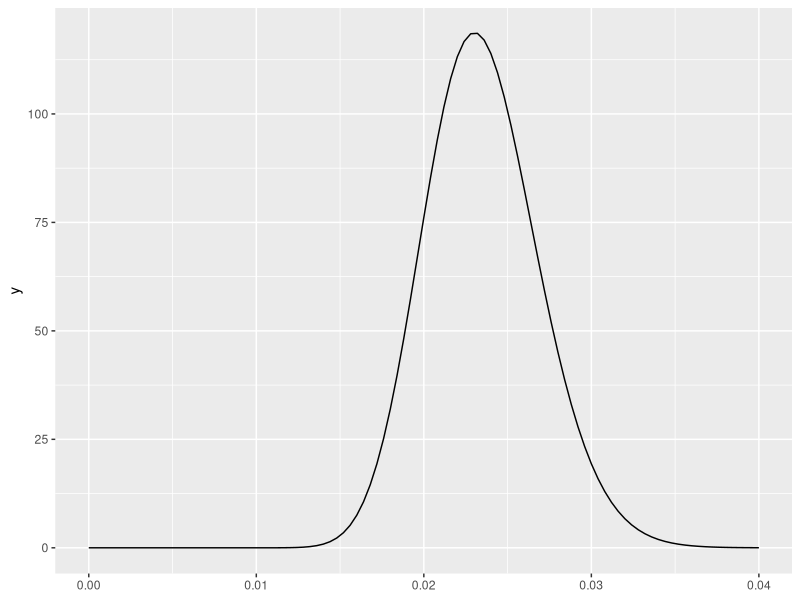
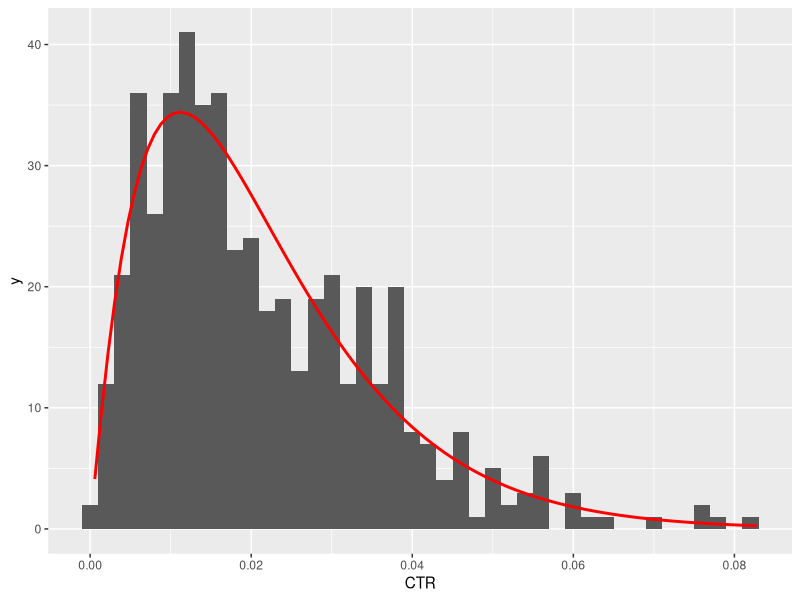
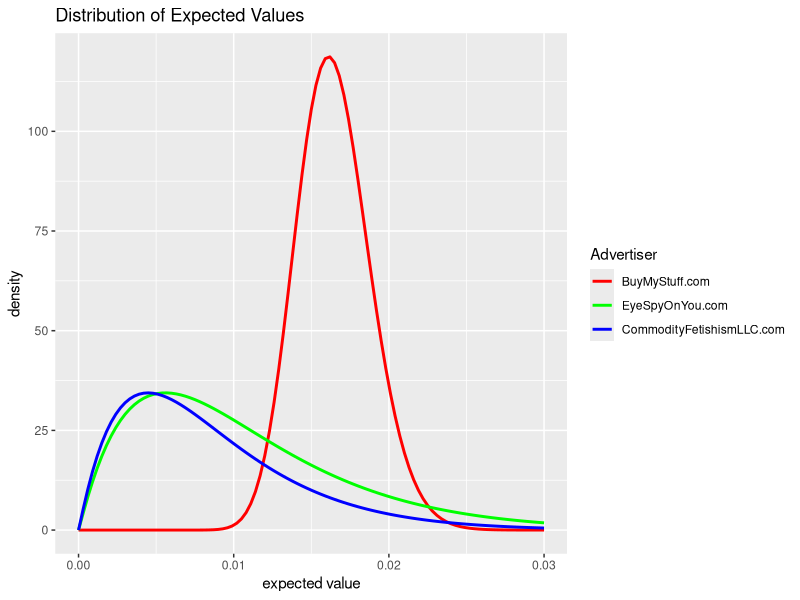
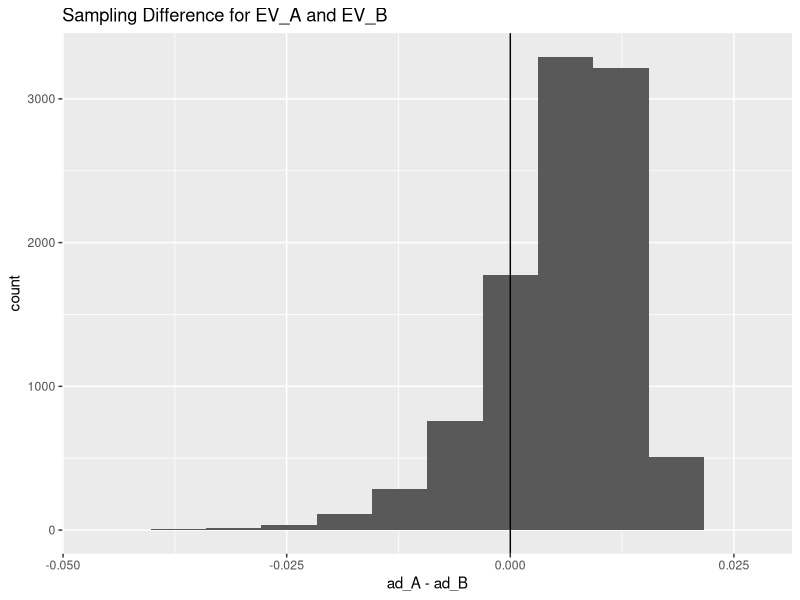
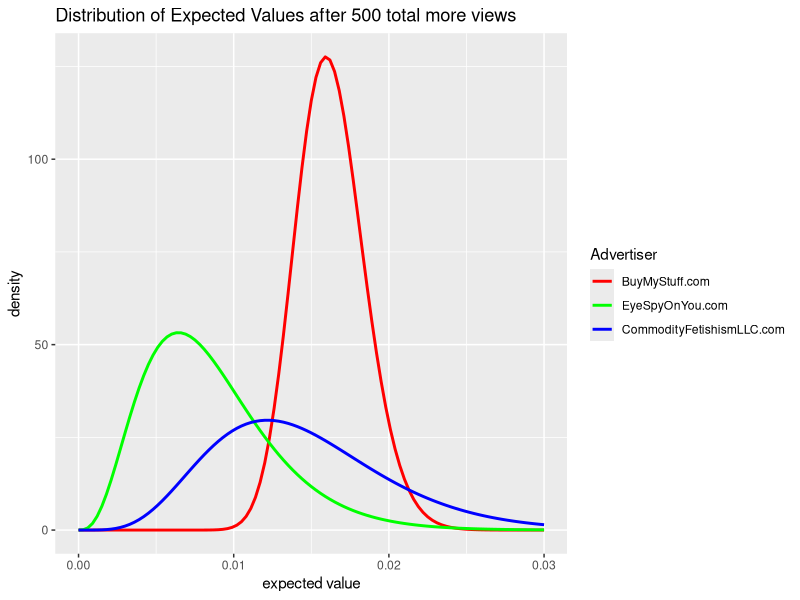
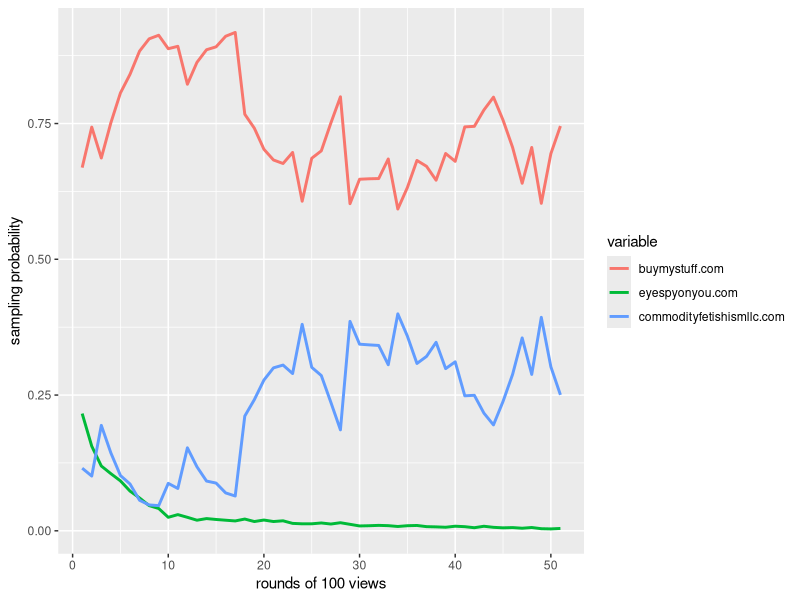
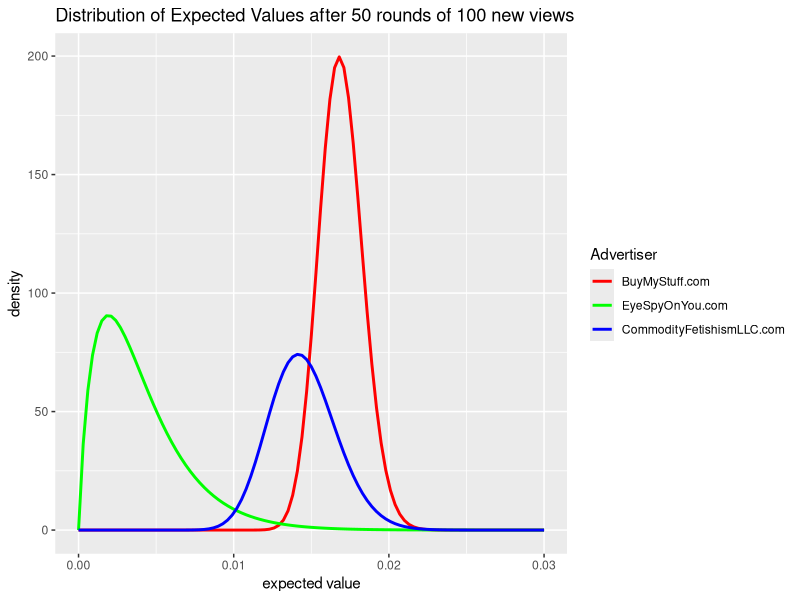

These figures' R source, in order:
## ---- chunk 1
knitr::opts_chunk$set(echo = TRUE)
## ---- chunk 2
set.seed(80085)
ad_info <- data.frame("advertiser" = factor(c("buymystuff.com", "eyespyonyou.com",
                                              "commodityfetishismllc.com"),
                                            levels = c("buymystuff.com", "eyespyonyou.com",
                                                       "commodityfetishismllc.com")),
                      "bid" = c(0.7, 0.5, 0.4), "views" = c(2000, 0,0), 
                      "clicks" = c(47,0,0), "ctr" = c(0.025, 0.012, 0.045))
library(knitr)
kable(ad_info)
## ---- chunk 3
library(ggplot2)
ggplot() + stat_function(fun = function(x) dbeta(x, 47,1953), color="black") + 
  xlim(0, 0.04)
## ---- chunk 4
past_ctrs <- rbeta(500, 2, 98, ncp = 0)

prior_est <- MASS::fitdistr(past_ctrs, dbeta,
#choosing these shape parameters because our mean(past_ctrs) is about 0.02                    
                            start = list(shape1 = 2, 
                                         shape2 = 98))
alpha_prior <- prior_est$estimate[1]
beta_prior <- prior_est$estimate[2]

ggplot() + geom_histogram(aes(past_ctrs), binwidth = .002) + 
  stat_function(fun = function(x) dbeta(x, alpha_prior, beta_prior), 
                color = "red",size = 1) + 
  xlab("CTR")
## ---- chunk 5
ggplot() + stat_function(fun = function(x) dbeta(x/ad_info$bid[1], ad_info$clicks[1],
                                                 (ad_info$views[1]-ad_info$clicks[1])),
                         size=1, aes(color = "BuyMyStuff.com")) + 
  stat_function(fun = function(x) dbeta(x/ad_info$bid[2], alpha_prior,
                                        beta_prior), size=1, aes(color = "EyeSpyOnYou.com") ) +
  stat_function(fun = function(x) dbeta(x/ad_info$bid[3], alpha_prior,
                                        beta_prior), size=1, aes(color = "CommodityFetishismLLC.com")) + 
  xlim(0,0.03) + ggtitle("Distribution of Expected Values") + 
  xlab('expected value') + ylab('density') +
  scale_color_manual(name = "Advertiser",
                        breaks = c("BuyMyStuff.com", "EyeSpyOnYou.com", 
                                   "CommodityFetishismLLC.com"),
                        values = c("BuyMyStuff.com" = "red", "EyeSpyOnYou.com" = "green", 
                                   "CommodityFetishismLLC.com" = "blue") )
## ---- chunk 6
#number of samples we want
N <- 10000
#BuyMyStuff.com
ad_A <- ad_info$bid[1]*rbeta(N,
                             ad_info$clicks[1] + alpha_prior,
                             (ad_info$views[1]-ad_info$clicks[1]) +
                             beta_prior)

#EyeSpyOnYou.com
ad_B <- ad_info$bid[2]*rbeta(N, 
                             ad_info$clicks[2] + alpha_prior,
                             (ad_info$views[2]-ad_info$clicks[2]) + 
                             beta_prior)

#CommodityFetishismLLC.com
ad_C <- ad_info$bid[3]*rbeta(N, 
                             ad_info$clicks[3] + alpha_prior,
                             (ad_info$views[3]-ad_info$clicks[3]) +
                             beta_prior)
## ---- chunk 7
ggplot() + geom_histogram(aes(ad_A-ad_B), bins = 12) + 
  geom_vline(xintercept = 0) + 
  ggtitle("Sampling Difference for EV_A and EV_B")
## ---- chunk 8
ad_info$p_gt_A <- c(0.5, sum(ad_A < ad_B)/N, sum(ad_A < ad_C)/N)
## ---- chunk 9
ad_info$weighted_p_gt_A <- ad_info$p_gt_A/(sum(ad_info$p_gt_A))
## ---- chunk 10
library(dplyr)
winners_df <- sample(ad_info$advertiser,
                     prob = ad_info$weighted_p_gt_A,
                     replace = TRUE,
                     size=500) %>%  
  table() %>%  
  as.data.frame()

ad_info$new_views <- winners_df$Freq
ad_info$new_clicks <- rbinom(c(1,1,1),ad_info$new_views,ad_info$ctr)
## ---- chunk 11
kable(ad_info[,c(1,2,3,4,8,9)])
## ---- chunk 12
ggplot() + 
  stat_function(fun = function(x) dbeta(x/ad_info$bid[1], ad_info$clicks[1] + ad_info$new_clicks[1],
                                        (ad_info$views[1]-ad_info$clicks[1]) +
                                          (ad_info$new_views[1]-ad_info$new_clicks[1])),
                size=1, aes(color = "BuyMyStuff.com")) + 
  
  stat_function(fun = function(x) dbeta(x/ad_info$bid[2], alpha_prior + ad_info$new_clicks[2],
                                        beta_prior + (ad_info$new_views[2]-ad_info$new_clicks[2])),
                size=1, aes(color = "EyeSpyOnYou.com")) + 
  
  stat_function(fun = function(x) dbeta(x/ad_info$bid[3], alpha_prior + ad_info$new_clicks[3],
                                        beta_prior + (ad_info$new_views[3]-ad_info$new_clicks[3])),
                size=1, aes(color = "CommodityFetishismLLC.com")) +
  xlim(0,0.03) + 
  
  ggtitle("Distribution of Expected Values after 500 total more views") +
  xlab('expected value') + ylab('density') +
  scale_color_manual(name = "Advertiser",
                        breaks = c("BuyMyStuff.com", "EyeSpyOnYou.com", 
                                   "CommodityFetishismLLC.com"),
                        values = c("BuyMyStuff.com" = "red", "EyeSpyOnYou.com" = "green", 
                                   "CommodityFetishismLLC.com" = "blue") )

## ---- chunk 13
#number of samples we want
N <- 10000
#BuyMyStuff.com
ad_A <- ad_info$bid[1]*rbeta(N,
                             ad_info$clicks[1] + ad_info$new_clicks[1] + alpha_prior,
                             (ad_info$views[1]-ad_info$clicks[1]) + (ad_info$new_views[1]-ad_info$new_clicks[1]) +
                             beta_prior)

#EyeSpyOnYou.com
ad_B <- ad_info$bid[2]*rbeta(N, 
                             ad_info$clicks[2] + ad_info$new_clicks[2] + alpha_prior,
                             (ad_info$views[2]-ad_info$clicks[2]) + (ad_info$new_views[2]-ad_info$new_clicks[2]) +
                             beta_prior)

#CommodityFetishismLLC.com
ad_C <- ad_info$bid[3]*rbeta(N, 
                             ad_info$clicks[3] + ad_info$new_clicks[3] + alpha_prior,
                             (ad_info$views[3]-ad_info$clicks[3]) + (ad_info$new_views[3]-ad_info$new_clicks[3]) +
                             beta_prior)

ad_info$p_gt_A <- c(0.5, sum(ad_A < ad_B)/N, sum(ad_A < ad_C)/N)
ad_info$weighted_p_gt_A <- ad_info$p_gt_A/(sum(ad_info$p_gt_A))

kable(ad_info[,c(1,6,7)])
## ---- chunk 14
library(reshape2)
# Set up initial info

## Set data for advertisers

ad_info <- data.frame("advertiser" = factor(c("buymystuff.com", "eyespyonyou.com",
                                              "commodityfetishismllc.com"),
                                            levels = c("buymystuff.com", "eyespyonyou.com",
                                                       "commodityfetishismllc.com")),
                      "bid" = c(0.7, 0.5, 0.4), "views" = c(2000, 0,0), 
                      "clicks" = c(47,0,0), "ctr" = c(0.025, 0.012, 0.045))

## Set data for previous campaigns

past_ctrs <- rbeta(500, 2, 98, ncp = 0)

## Fit data from previous campaigns to beta distr

prior_est <- MASS::fitdistr(past_ctrs, dbeta, start = list(shape1 = 2, shape2 = 98))
alpha_prior <- prior_est$estimate[1]
beta_prior <- prior_est$estimate[2]

## Set posteriors

alpha_post <- c(1,1,1)*alpha_prior + ad_info$clicks
beta_post <- c(1,1,1)*beta_prior + (ad_info$views - ad_info$clicks)

## Set sampling probabilities

N <- 10000

ad_A <- ad_info$bid[1]*rbeta(N, alpha_post[1], beta_post[1])
ad_B <- ad_info$bid[2]*rbeta(N, alpha_post[2], beta_post[2])
ad_C <- ad_info$bid[3]*rbeta(N, alpha_post[3], beta_post[3])

ad_info$p_gt_A <- c(0.5, sum(ad_A < ad_B)/N, sum(ad_A < ad_C)/N)

ad_info$weighted_p_gt_A <- ad_info$p_gt_A/(sum(ad_info$p_gt_A))


samp_prop = data.frame(t(ad_info$weighted_p_gt_A))

# Using sampling probabilities and underlying CTRs to set new views and clicks

ad_info$total_views <- ad_info$views
ad_info$total_clicks <- ad_info$clicks

i <- 1

while (i<51) {

  winners_df <- sample(ad_info$advertiser,
                       prob = probs <- ad_info$weighted_p_gt_A,
                       replace = TRUE,
                       size=100) %>%  
      table() %>%  
      as.data.frame()
  

  ad_info$new_views <- winners_df$Freq
  
  ## Set new clicks using the calculated new views from sampling probabilites and the underlying CTR
  ad_info$new_clicks <- rbinom(c(1,1,1),ad_info$new_views,ad_info$ctr)
  
  ## Add new values to totals
  ad_info$total_views <- ad_info$total_views + ad_info$new_views
  ad_info$total_clicks <- ad_info$total_clicks + ad_info$new_clicks
  
  ## Use new clicks and views to update posteriors
  alpha_post <- alpha_post + ad_info$new_clicks
  beta_post <- beta_post + (ad_info$new_views - ad_info$new_clicks)
  
  ## Calculate new sampling frequencies
  ad_A <- ad_info$bid[1]*rbeta(N, alpha_post[1], beta_post[1])
  ad_B <- ad_info$bid[2]*rbeta(N, alpha_post[2], beta_post[2])
  ad_C <- ad_info$bid[3]*rbeta(N, alpha_post[3], beta_post[3])
  
  ad_info$p_gt_A <- c(0.5, sum(ad_A < ad_B)/N, sum(ad_A < ad_C)/N)
  ad_info$weighted_p_gt_A <- ad_info$p_gt_A/(sum(ad_info$p_gt_A))

  ## Add new sampling frequencies to dataframe for plotting
  samp_prop[nrow(samp_prop)+1,] = t(ad_info$weighted_p_gt_A)
  
  i <- i+1
}
## ---- chunk 15
names(samp_prop) <- ad_info$advertiser
samp_prop$id = 1:nrow(samp_prop)
df_long <- melt(samp_prop, id.vars = 'id')
ggplot() + geom_line(data = df_long, aes(x = id, y = value, color = variable), size = 1) + 
  xlab('rounds of 100 views') + ylab('sampling probability')

## ---- chunk 16
kable(ad_info[,c(1,2,5,7,8,9)])
## ---- chunk 17
ggplot() + 
  stat_function(fun = function(x) dbeta(x/ad_info$bid[1], alpha_post[1], beta_post[1]),
                size=1, aes(color = "BuyMyStuff.com")) + 
  
  stat_function(fun = function(x) dbeta(x/ad_info$bid[2], alpha_post[2], beta_post[2]),
                size=1, aes(color = "EyeSpyOnYou.com")) + 
  
  stat_function(fun = function(x) dbeta(x/ad_info$bid[3], alpha_post[3], beta_post[3]),
                size=1, aes(color = "CommodityFetishismLLC.com")) + 
  xlim(0,0.03) + 
  
  ggtitle("Distribution of Expected Values after 50 rounds of 100 new views") + 
  xlab('expected value') + ylab('density') +
  scale_color_manual(name = "Advertiser",
                        breaks = c("BuyMyStuff.com", "EyeSpyOnYou.com", 
                                   "CommodityFetishismLLC.com"),
                        values = c("BuyMyStuff.com" = "red", "EyeSpyOnYou.com" = "green", 
                                   "CommodityFetishismLLC.com" = "blue") )

